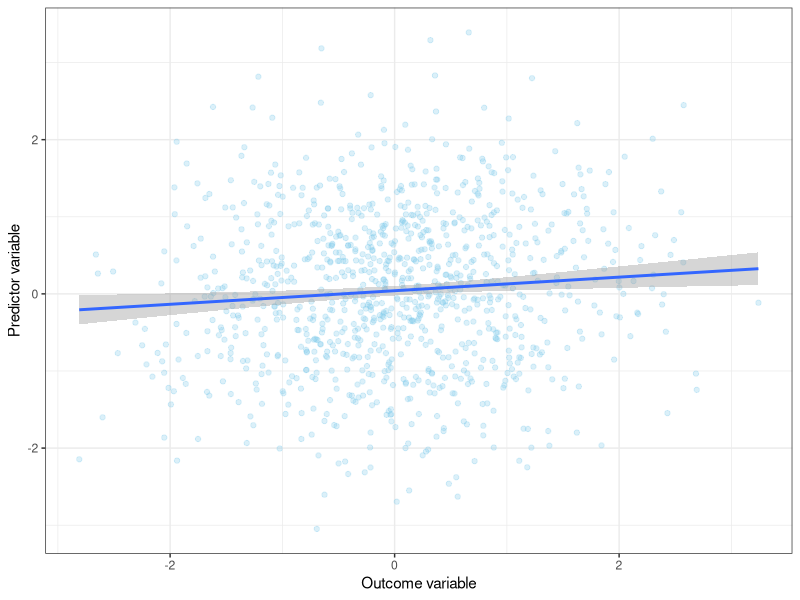

Recreate this plot in R.
## ---- chunk 1
library(tidyverse)

set.seed(123)

data <- tibble(
  outcome = rnorm(1000), 
  predictor = rnorm(1000)
) %>% 
  ggplot(aes(x = outcome, y = predictor)) + 
  geom_point(alpha = 0.3, 
             colour = "skyblue") + 
  geom_smooth(method = "lm") + 
  theme_bw() + 
  labs(x = "Outcome variable", 
       y = "Predictor variable")
data
